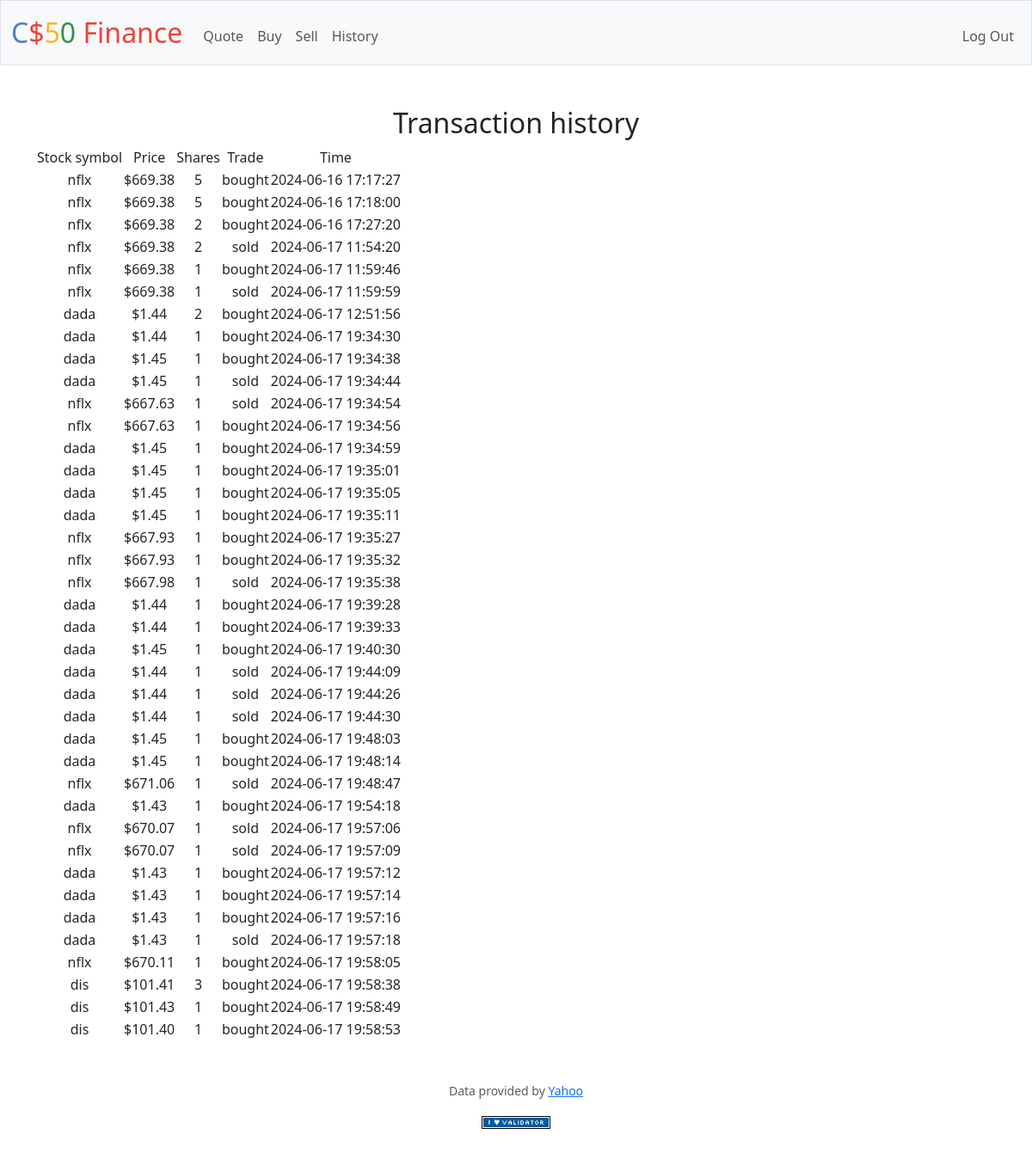
Screenshot of /history (signed in) with the database file from the repository.
### tables this page shows
CREATE TABLE transactions (user_id INTEGER, symbol TEXT, price REAL, shares INTEGER, trade TEXT CHECK
(trade IN ('bought', 'sold')), at DATETIME, FOREIGN KEY(user_id) REFERENCES users(id));

### app.py (the view)
@app.route("/history")
@login_required
def history():
    history = db.execute("SELECT symbol, price, shares, trade, at FROM transactions WHERE user_id = ?", session["user_id"])
    return render_template("history.html", history=history, usd=usd)

### app.py (called while the page is built)
@app.after_request
def after_request(response):
    response.headers["Cache-Control"] = "no-cache, no-store, must-revalidate"
    response.headers["Expires"] = 0
    response.headers["Pragma"] = "no-cache"
    return response

### helpers.py (called while the page is built)
def login_required(f):
    @wraps(f)
    def decorated_function(*args, **kwargs):
        if session.get("user_id") is None:
            return redirect("/login")
        return f(*args, **kwargs)
    return decorated_function

def usd(value):
    return f"${value:,.2f}"

### templates/history.html (shortened to what this page needs)
{% extends "layout.html" %}
{% block main %}
    <h2>Transaction history</h2>
    <table>
        <tr>
            <td>Stock symbol</td>
            <td>Price</td>
            <td>Shares</td>
            <td>Trade</td>
            <td>Time</td>
        </tr>
        {% for transaction in history %}
            <tr>
                <td>{{ transaction.symbol }}</td>
                <td>{{ usd(transaction.price) }}</td>
                <td>{{ transaction.shares}}</td>
                <td>{{ transaction.trade }}</td>
                <td>{{ transaction.at }}</td>
            </tr>
        {% endfor %}
    </table>
{% endblock %}

### templates/layout.html (shortened to what this page needs)
<!DOCTYPE html>
<html lang="en">
    <head>
        <link href="https://cdn.jsdelivr.net/npm/bootstrap@5.3.3/dist/css/bootstrap.min.css" rel="stylesheet">
        <link href="/static/styles.css" rel="stylesheet">
    </head>
    <body>
        <nav class="bg-light border navbar navbar-expand-md navbar-light">
            <div class="container-fluid">
                <a class="navbar-brand" href="/"><span class="blue">C</span><span class="red">$</span><span class="yellow">5</span><span class="green">0</span> <span class="red">Finance</span></a>
                <div class="collapse navbar-collapse" id="navbar">
                    {% if session["user_id"] %}
                        <ul class="navbar-nav me-auto mt-2">
                            <li class="nav-item"><a class="nav-link" href="/quote">Quote</a></li>
                            <li class="nav-item"><a class="nav-link" href="/buy">Buy</a></li>
                            <li class="nav-item"><a class="nav-link" href="/sell">Sell</a></li>
                            <li class="nav-item"><a class="nav-link" href="/history">History</a></li>
                        </ul>
                        <ul class="navbar-nav ms-auto mt-2">
                            <li class="nav-item"><a class="nav-link" href="/logout">Log Out</a></li>
                        </ul>
                    {% else %}
                        <ul class="navbar-nav ms-auto mt-2">
                            <li class="nav-item"><a class="nav-link" href="/register">Register</a></li>
                            <li class="nav-item"><a class="nav-link" href="/login">Log In</a></li>
                        </ul>
                    {% endif %}
                </div>
            </div>
        </nav>
        <main class="container py-5 text-center">
            {% block main %}{% endblock %}
        </main>
        <footer class="mb-5">
            <p class="mb-3 small text-center text-muted">
                Data provided by <a href="https://finance.yahoo.com/">Yahoo</a>
            </p>
            <form action="https://validator.w3.org/check" class="text-center" enctype="multipart/form-data" method="post" target="_blank">
                <input alt="Validate" src="/static/I_heart_validator.png" type="image">
            </form>
        </footer>
    </body>
</html>

### static/styles.css (style rules this page uses)
nav .navbar-brand { font-size: xx-large; }
nav .navbar-brand .blue { color: #537fbe; }
nav .navbar-brand .red { color: #ea433b; }
nav .navbar-brand .yellow { color: #f5b82e; }
nav .navbar-brand .green { color: #2e944b; }

### rows the page displays
transactions: price "$669.38"
transactions: price "$669.38"
transactions: price "$669.38"
transactions: price "$669.38"
transactions: price "$669.38"
transactions: price "$669.38"
transactions: price "$1.44"
transactions: price "$1.44"
transactions: price "$1.45"
transactions: price "$1.45"
transactions: price "$667.63"
transactions: price "$667.63"
transactions: price "$1.45"
transactions: price "$1.45"
transactions: price "$1.45"
transactions: price "$1.45"
transactions: price "$667.93"
transactions: price "$667.93"
transactions: price "$667.98"
transactions: price "$1.44"
transactions: price "$1.44"
transactions: price "$1.45"
transactions: price "$1.44"
transactions: price "$1.44"
transactions: price "$1.44"
transactions: price "$1.45"
transactions: price "$1.45"
transactions: price "$671.06"
transactions: price "$1.43"
transactions: price "$670.07"
transactions: price "$670.07"
transactions: price "$1.43"
transactions: price "$1.43"
transactions: price "$1.43"
transactions: price "$1.43"
transactions: price "$670.11"
transactions: price "$101.41"
transactions: price "$101.43"
transactions: price "$101.40"
